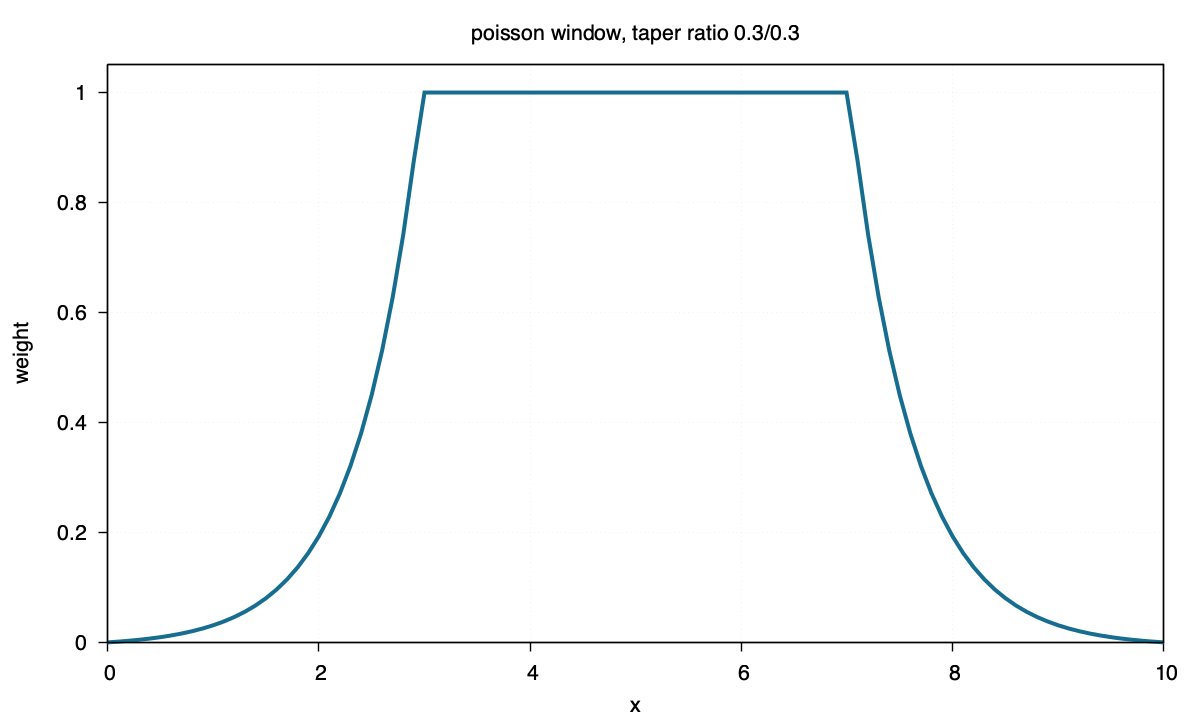

This chart was generated by the following gnuplot code:
set terminal pngcairo size 1200,720 enhanced font "Helvetica,16"
set output "poisson.png"
set title "poisson window, taper ratio 0.3/0.3"
set xlabel "x"
set ylabel "weight"
set xrange [0:10]
set yrange [0:1.05]
set border lw 1.4
set tics out nomirror
set grid lw 1 lc rgb "#d8dee9"
set key off
plot "poisson.txt" using 1:2 with lines lw 4 lc rgb "#176d8f"
